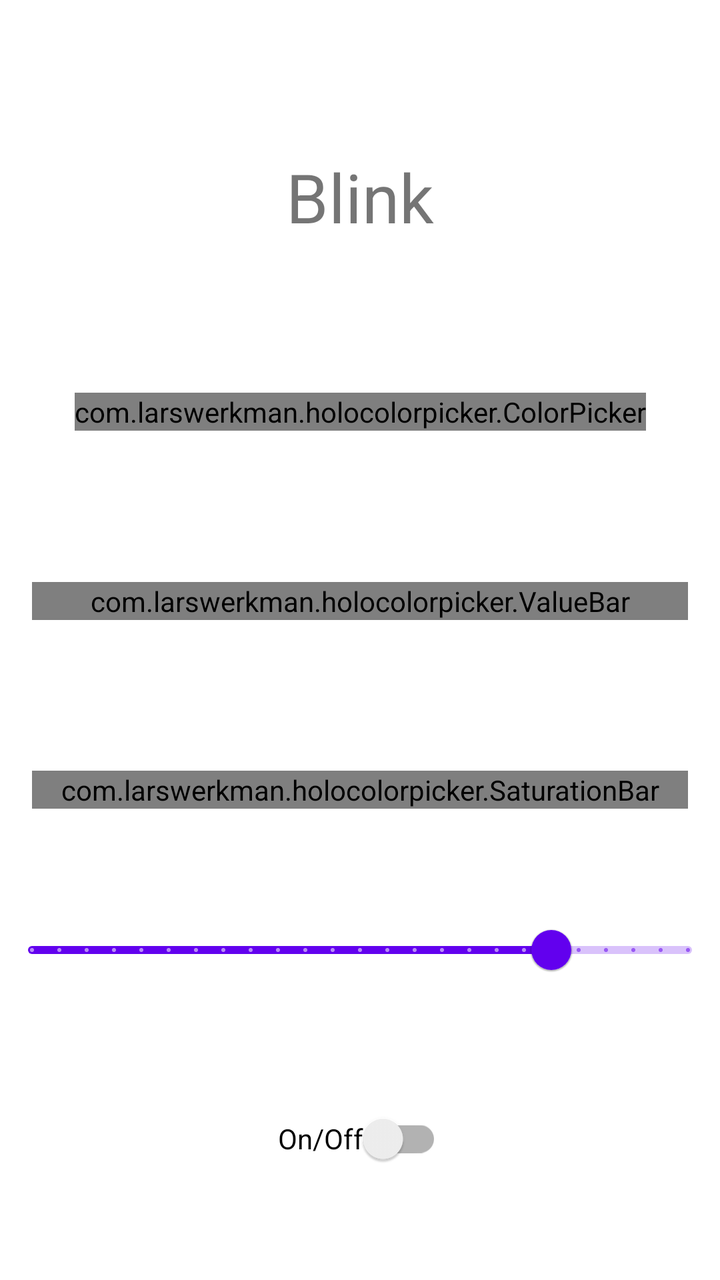
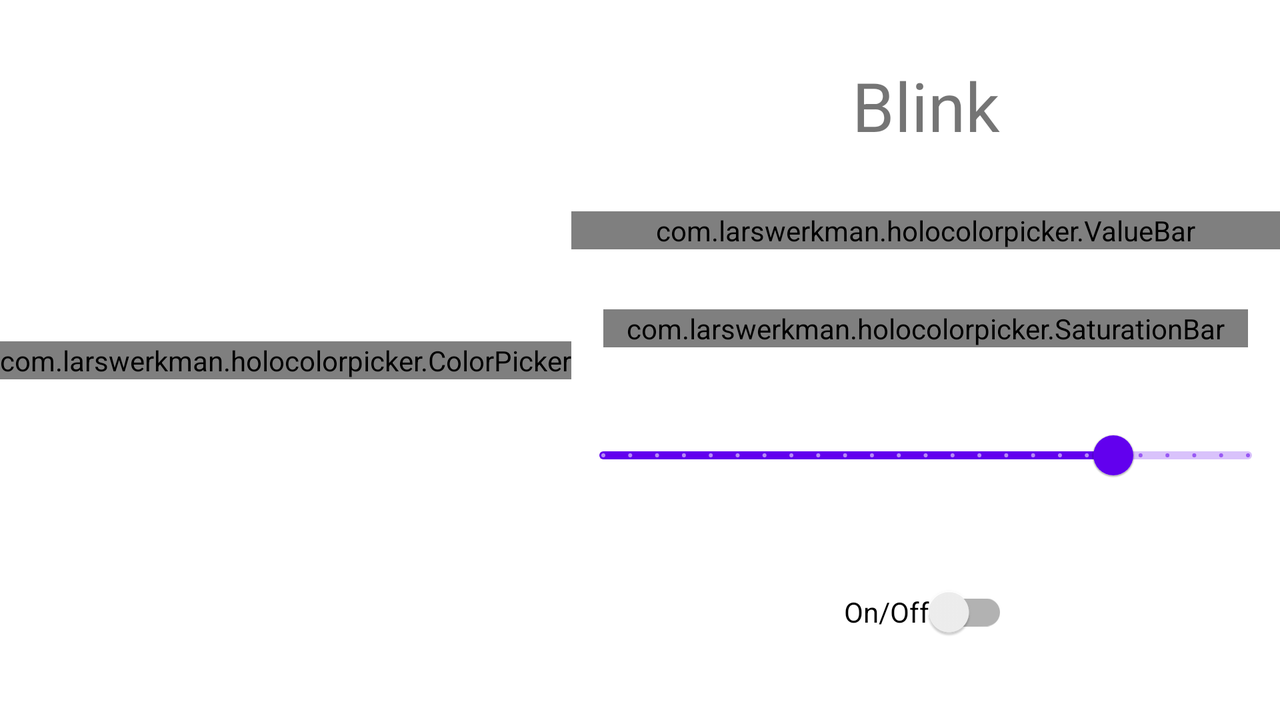

Two renders of one Android screen. The first uses the default layout on a phone; the second uses the alternative layout the repository ships for a different screen configuration, on a matching device. The two XML files are below.
<!-- AndroidManifest.xml: application theme Theme.LedStrip -->
<!-- res/layout/fragment_blink.xml -->
<?xml version="1.0" encoding="utf-8"?>
<androidx.constraintlayout.widget.ConstraintLayout xmlns:android="http://schemas.android.com/apk/res/android"
    xmlns:app="http://schemas.android.com/apk/res-auto"
    xmlns:tools="http://schemas.android.com/tools"
    android:layout_width="match_parent"
    android:layout_height="match_parent"
    tools:context=".ui.control.BlinkFragment">

    <com.larswerkman.holocolorpicker.ColorPicker
        android:id="@+id/pickerBlink"
        android:layout_width="wrap_content"
        android:layout_height="wrap_content"
        app:layout_constraintBottom_toTopOf="@+id/valueBlink"
        app:layout_constraintEnd_toEndOf="parent"
        app:layout_constraintHorizontal_bias="0.5"
        app:layout_constraintStart_toStartOf="parent"
        app:layout_constraintTop_toBottomOf="@+id/tvTitleBlink" />

    <com.larswerkman.holocolorpicker.ValueBar
        android:id="@+id/valueBlink"
        android:layout_width="0dp"
        android:layout_height="wrap_content"
        android:layout_marginStart="16dp"
        android:layout_marginEnd="16dp"
        app:layout_constraintBottom_toTopOf="@+id/saturationBlink"
        app:layout_constraintEnd_toEndOf="parent"
        app:layout_constraintHorizontal_bias="0.5"
        app:layout_constraintStart_toStartOf="parent"
        app:layout_constraintTop_toBottomOf="@+id/pickerBlink" />

    <com.larswerkman.holocolorpicker.SaturationBar
        android:id="@+id/saturationBlink"
        android:layout_width="0dp"
        android:layout_height="wrap_content"
        android:layout_marginStart="16dp"
        android:layout_marginEnd="16dp"
        app:layout_constraintBottom_toTopOf="@+id/valueBlink"
        app:layout_constraintEnd_toEndOf="parent"
        app:layout_constraintStart_toStartOf="parent"
        app:layout_constraintTop_toBottomOf="@+id/slBlinkFrequency" />

    <com.google.android.material.slider.Slider
        android:id="@+id/slBlinkFrequency"
        android:layout_width="0dp"
        android:layout_height="wrap_content"
        android:contentDescription="@string/tvBlinkFrequency"
        android:max="100"
        android:stepSize="1"
        android:value="20.0"
        android:valueFrom="1.00"
        android:valueTo="25"
        app:layout_constraintBottom_toTopOf="@+id/swEnableBlink"
        app:layout_constraintEnd_toEndOf="parent"
        app:layout_constraintHorizontal_bias="0.5"
        app:layout_constraintStart_toStartOf="parent"
        app:layout_constraintTop_toBottomOf="@+id/saturationBlink"
        app:tickVisible="true" />

    <androidx.appcompat.widget.SwitchCompat
        android:id="@+id/swEnableBlink"
        android:layout_width="wrap_content"
        android:layout_height="wrap_content"
        android:text="@string/switchEnable"
        app:layout_constraintBottom_toBottomOf="parent"
        app:layout_constraintEnd_toEndOf="parent"
        app:layout_constraintHorizontal_bias="0.5"
        app:layout_constraintStart_toStartOf="parent"
        app:layout_constraintTop_toBottomOf="@+id/slBlinkFrequency" />

    <TextView
        android:id="@+id/tvTitleBlink"
        android:layout_width="wrap_content"
        android:layout_height="wrap_content"
        android:text="@string/tvTitleBlink"
        android:textSize="34sp"
        app:layout_constraintBottom_toTopOf="@+id/pickerBlink"
        app:layout_constraintEnd_toEndOf="parent"
        app:layout_constraintHorizontal_bias="0.5"
        app:layout_constraintStart_toStartOf="parent"
        app:layout_constraintTop_toTopOf="parent" />


</androidx.constraintlayout.widget.ConstraintLayout>
<!-- resources referenced by this layout -->
<resources>
  <string name="switchEnable">On/Off</string>
  <string name="tvBlinkFrequency">Frequency</string>
  <string name="tvTitleBlink">Blink</string>
  <style name="Theme.LedStrip" parent="Theme.MaterialComponents.DayNight.DarkActionBar">
          
          <item name="colorPrimary">@color/purple_500</item>
          <item name="colorPrimaryVariant">@color/purple_700</item>
          <item name="colorOnPrimary">@color/white</item>
          
          <item name="colorSecondary">@color/teal_200</item>
          <item name="colorSecondaryVariant">@color/teal_700</item>
          <item name="colorOnSecondary">@color/black</item>
          
          <item name="android:statusBarColor" tools:targetApi="l">?attr/colorPrimaryVariant</item>
          
      </style>
</resources>
<!-- res/layout-land/fragment_blink.xml (the repository's variant of the layout above) -->
<!-- drawn on the phone turned sideways -->
<?xml version="1.0" encoding="utf-8"?>
<androidx.constraintlayout.widget.ConstraintLayout xmlns:android="http://schemas.android.com/apk/res/android"
    xmlns:app="http://schemas.android.com/apk/res-auto"
    xmlns:tools="http://schemas.android.com/tools"
    android:layout_width="match_parent"
    android:layout_height="match_parent"
    tools:context=".ui.control.BlinkFragment">


    <com.larswerkman.holocolorpicker.ColorPicker
        android:id="@+id/pickerBlink"
        android:layout_width="wrap_content"
        android:layout_height="wrap_content"
        app:layout_constraintBottom_toBottomOf="parent"
        app:layout_constraintEnd_toStartOf="@+id/constraintLayout2"
        app:layout_constraintHorizontal_bias="0.5"
        app:layout_constraintStart_toStartOf="parent"
        app:layout_constraintTop_toTopOf="parent" />

    <androidx.constraintlayout.widget.ConstraintLayout
        android:id="@+id/constraintLayout2"
        android:layout_width="0dp"
        android:layout_height="0dp"
        app:layout_constraintBottom_toBottomOf="parent"
        app:layout_constraintEnd_toEndOf="parent"
        app:layout_constraintHorizontal_bias="0.5"
        app:layout_constraintStart_toEndOf="@+id/pickerBlink"
        app:layout_constraintTop_toTopOf="parent">

        <TextView
            android:id="@+id/tvTitleBlink"
            android:layout_width="wrap_content"
            android:layout_height="wrap_content"
            android:text="@string/tvTitleBlink"
            android:textSize="34sp"
            app:layout_constraintBottom_toTopOf="@+id/valueBlink"
            app:layout_constraintEnd_toEndOf="parent"
            app:layout_constraintStart_toStartOf="parent"
            app:layout_constraintTop_toTopOf="parent" />

        <com.larswerkman.holocolorpicker.ValueBar
            android:id="@+id/valueBlink"
            android:layout_width="0dp"
            android:layout_height="wrap_content"
            app:layout_constraintBottom_toTopOf="@+id/saturationBlink"
            app:layout_constraintEnd_toEndOf="parent"
            app:layout_constraintStart_toStartOf="parent"
            app:layout_constraintTop_toBottomOf="@+id/tvTitleBlink" />

        <com.larswerkman.holocolorpicker.SaturationBar
            android:id="@+id/saturationBlink"
            android:layout_width="0dp"
            android:layout_height="wrap_content"
            android:layout_marginStart="16dp"
            android:layout_marginEnd="16dp"
            app:layout_constraintBottom_toTopOf="@+id/slBlinkFrequency"
            app:layout_constraintEnd_toEndOf="parent"
            app:layout_constraintStart_toStartOf="parent"
            app:layout_constraintTop_toBottomOf="@+id/valueBlink" />

        <com.google.android.material.slider.Slider
            android:id="@+id/slBlinkFrequency"
            android:layout_width="0dp"
            android:layout_height="wrap_content"
            android:contentDescription="@string/tvBlinkFrequency"
            android:stepSize="1"
            android:value="20.0"
            android:valueFrom="1.00"
            android:valueTo="25"
            app:layout_constraintBottom_toTopOf="@+id/swEnableBlink"
            app:layout_constraintEnd_toEndOf="parent"
            app:layout_constraintStart_toStartOf="parent"
            app:layout_constraintTop_toBottomOf="@+id/saturationBlink"
            app:tickVisible="true" />

        <androidx.appcompat.widget.SwitchCompat
            android:id="@+id/swEnableBlink"
            android:layout_width="wrap_content"
            android:layout_height="wrap_content"
            android:text="@string/switchEnable"
            app:layout_constraintBottom_toBottomOf="parent"
            app:layout_constraintEnd_toEndOf="parent"
            app:layout_constraintStart_toStartOf="parent"
            app:layout_constraintTop_toBottomOf="@+id/slBlinkFrequency" />
    </androidx.constraintlayout.widget.ConstraintLayout>

</androidx.constraintlayout.widget.ConstraintLayout>
